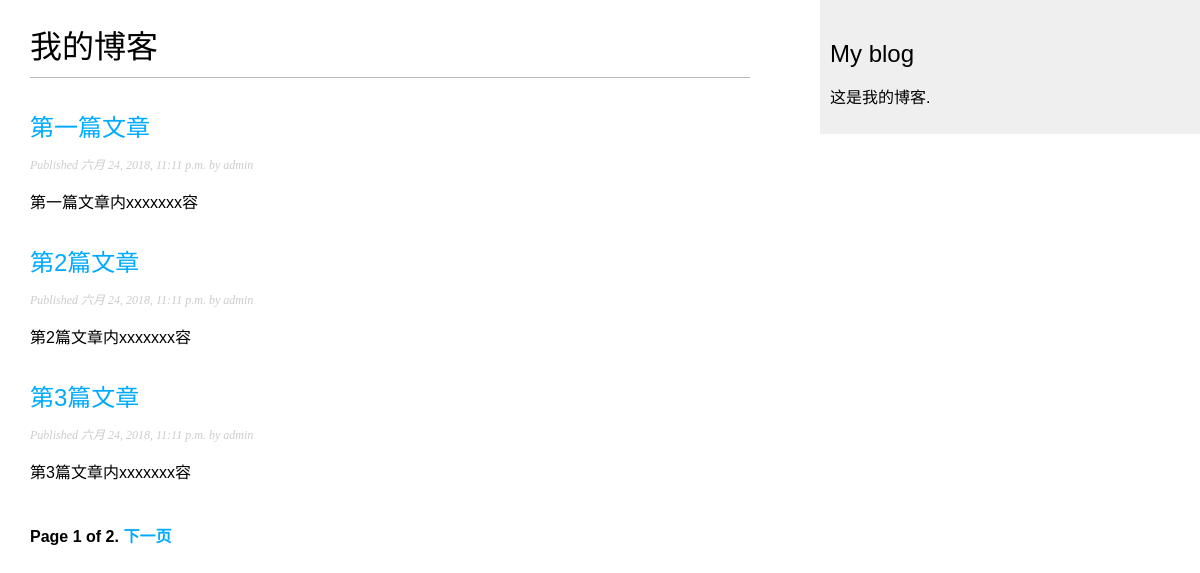
Screenshot of /blog/ with the database file from the repository.
### blog/models.py (models this page shows, shortened)
class Post(models.Model):
    STATUS_CHOICES = (
        ("draft", "拟稿"),
        ('published', '已发行'),
    )
    title = models.CharField(max_length=200, verbose_name="标题")
    slug = models.SlugField(max_length=200,
                            unique_for_date="publish", verbose_name="糖")
    author = models.ForeignKey(User,
                               on_delete=models.CASCADE,
                               related_name="blog_posts", verbose_name="作者")
    body = models.TextField(verbose_name="内容")
    publish = models.DateTimeField(default=timezone.now, verbose_name="发布时间")
    created = models.DateTimeField(auto_now_add=True, verbose_name="创建时间")
    updated = models.DateTimeField(auto_now=True, verbose_name="最后一次更改时间")
    status = models.CharField(max_length=10,
                              choices=STATUS_CHOICES,
                              default='draft', verbose_name="状态")
    objects = models.Manager()  # The default manager.
    published = PublishedManager()  # Our custom manager.
    tags = TaggableManager()
    class Meta:
        ordering = ('-publish',)
    def get_absolute_url(self):
        return reverse('blog:post_detail',
                       args=[self.publish.year,
                             self.publish.month,
                             self.publish.day,
                             self.slug])

### blog/views.py (the view)
# urls.py: path('', views.PostListView.as_view(), name='post_list'),
class PostListView(ListView):
    queryset = Post.published.all()
    context_object_name = "posts"
    paginate_by = 3
    template_name = "blog/post/list.html"

### blog/templates/blog/post/list.html (shortened to what this page needs)
{% extends "blog/base.html" %}
{% block content %}
    <h1>我的博客</h1>
    {% for post in posts %}
        <h2>
            <a href="{{ post.get_absolute_url }}">
                {{ post.title }}
            </a>
        </h2>
        <p class="date">
            Published {{ post.publish }} by {{ post.author }}
        </p>
        {{ post.body|truncatewords:30|linebreaks }}
    {% endfor %}
    {% include "pagination.html" with page=page_obj %}
{% endblock %}

### blog/templates/blog/base.html (shortened to what this page needs)
{% load static %}
<!DOCTYPE html>
<html>
<head>
    <link href="{% static "css/blog.css" %}" rel="stylesheet">
</head>
<body>
<div id="content">
    {% block content %}
    {% endblock %}
</div>
<div id="sidebar">
    <h2>My blog</h2>
    <p>这是我的博客.</p>
</div>
</body>
</html>

### blog/templates/pagination.html (shortened to what this page needs)
<div class="pagination">
  <span class="step-links">
      <span class="current">
      Page {{ page.number }} of {{ page.paginator.num_pages }}.
    </span>
      {% if page.has_next %}
          <a href="?page={{ page.next_page_number }}">下一页</a>
      {% endif %}
  </span>
</div>

### blog/static/css/blog.css (style rules this page uses)
body { margin: 0; padding: 0; font-family: helvetica, sans-serif; }
a { color: #00abff; text-decoration: none; }
h1 { font-weight: normal; border-bottom: 1px solid #bbb; padding: 0 0 10px 0; }
h2 { font-weight: normal; margin: 30px 0 0; }
#content { float: left; width: 60%; padding: 0 0 0 30px; }
#sidebar { float: right; width: 30%; padding: 10px; background: #efefef; height: 100%; }
p.date { color: #ccc; font-family: georgia, serif; font-size: 12px; font-style: italic; }
.pagination { margin: 40px 0; font-weight: bold; }

### rows the page displays
Post: title "第一篇文章", publish "六月 24, 2018, 11:11 p.m.", author "admin", body "第一篇文章内xxxxxxx容"
Post: title "第2篇文章", publish "六月 24, 2018, 11:11 p.m.", author "admin", body "第2篇文章内xxxxxxx容"
Post: title "第3篇文章", publish "六月 24, 2018, 11:11 p.m.", author "admin", body "第3篇文章内xxxxxxx容"

### other values shown
{{ page.number }} "1"
{{ page.paginator.num_pages }} "2"
